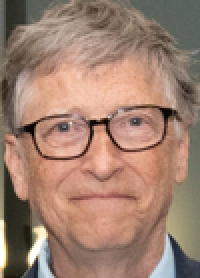
%> input picture bilgisayarli-gorme/bölüm-8_matlab/face_temp2.png, 100 x 139 px (shown 2 times larger)
$ octave mse_psnr.m   (GNU Octave 9; MATLAB toolbox functions it lacks are replaced by stand-ins)
%> lines starting %> are read from the running program, lines starting %| are printed output that depends on the picture
%https://www.pantechsolutions.net/matlab-code-for-psnr-and-mse/amp
clear all;
orj_img = imread('face_temp2.png');
%> orj_img is the input picture: size 139x100x3 uint8; mean R, G, B 159.8, 128.7, 112.2
o_imgG=rgb2gray(orj_img);
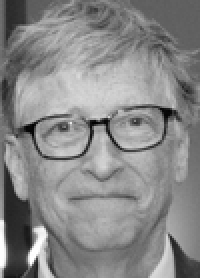
%> o_imgG: size 139x100 uint8 (shown 2 times larger); min 1, max 255, mean 136.1
test_img = imread('face_temp2.png');
t_imgG=rgb2gray(test_img);

n=size(o_imgG);
%> n = [139 100]
M=n(1);
%> M = 139
N=n(2);
%> N = 100
MSE = sum(sum((o_imgG-t_imgG).^2))/(M*N);
%> MSE = 0
PSNR = 10*log10(255*255/MSE);
%> PSNR = Inf
SSIM=ssim(o_imgG,t_imgG);
%> SSIM = 1

$ run again, with bilgisayarli-gorme/bölüm-8_matlab/_article-1.png copied over bilgisayarli-gorme/bölüm-8_matlab/face_temp2.png
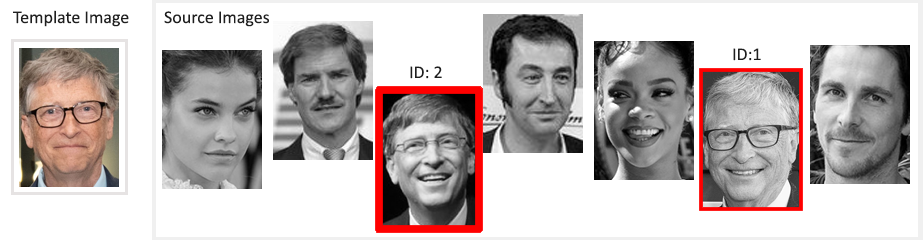
%> input picture bilgisayarli-gorme/bölüm-8_matlab/_article-1.png, 923 x 240 px
%> orj_img is the input picture: size 240x923x3 uint8; mean R, G, B 193.3, 185, 184
%> `o_imgG=rgb2gray(orj_img);`:
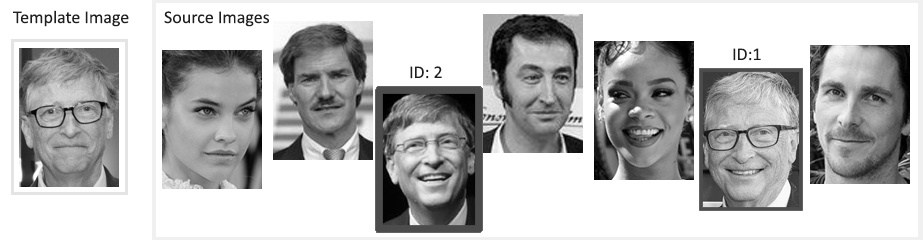
%> o_imgG: size 240x923 uint8; min 0, max 255, mean 187.4
%> MSE = 0
%> PSNR = Inf
%> SSIM = 1

$ run again, with bilgisayarli-gorme/bölüm-8_matlab/_article-1a.png copied over bilgisayarli-gorme/bölüm-8_matlab/face_temp2.png
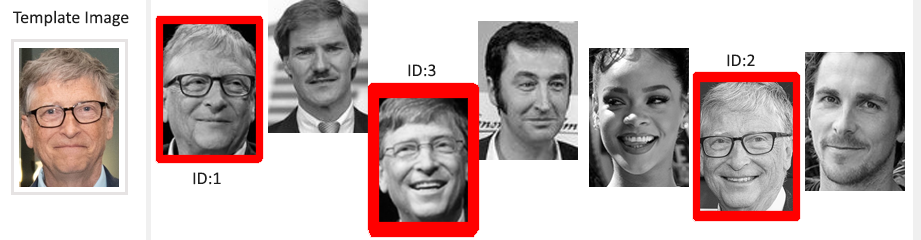
%> input picture bilgisayarli-gorme/bölüm-8_matlab/_article-1a.png, 921 x 240 px
%> orj_img is the input picture: size 240x921x3 uint8; mean R, G, B 196.7, 178.8, 177.7
%> `o_imgG=rgb2gray(orj_img);`:
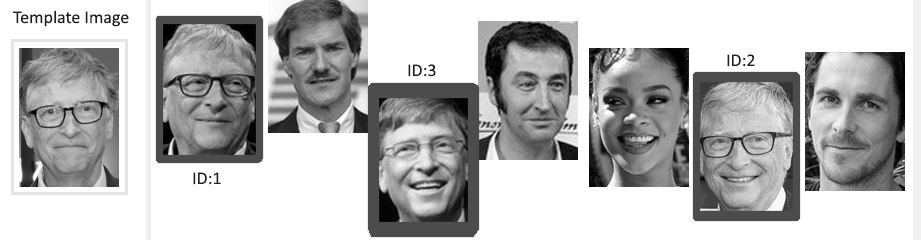
%> o_imgG: size 240x921 uint8; min 0, max 255, mean 184
%> MSE = 0
%> PSNR = Inf
%> SSIM = 1
